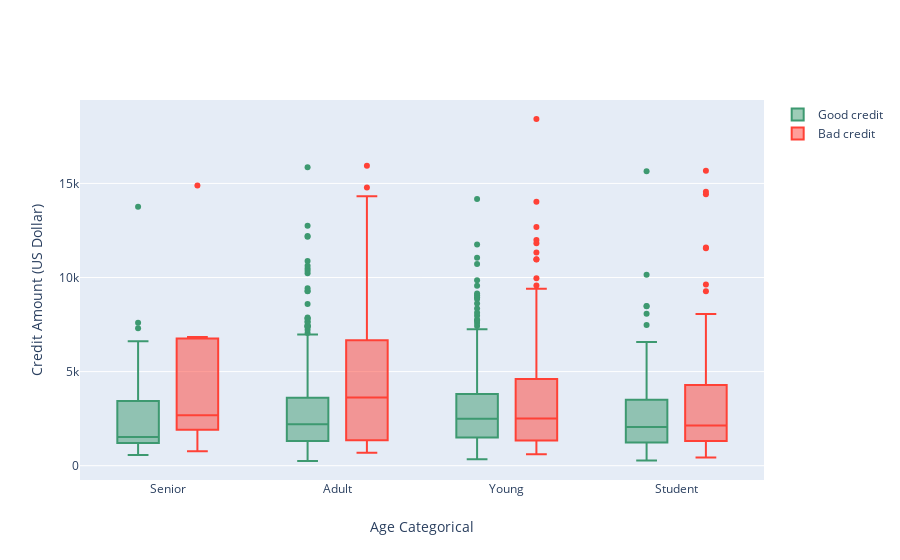

The cell this chart's notebook holds for it:
### Markdown cell above
### Check distribution of categorical age variable Vs risk by plotting Box-Plot

### Code cell
trace0 = go.Box(
    y=df_good["Credit amount"],
    x=df_good["Age_cat"],
    name='Good credit',
    marker=dict(
        color='#3D9970'
    )
)

trace1 = go.Box(
    y=df_bad['Credit amount'],
    x=df_bad['Age_cat'],
    name='Bad credit',
    marker=dict(
        color='#FF4136'
    )
)
    
data = [trace0, trace1]

layout = go.Layout(
    yaxis=dict(
        title='Credit Amount (US Dollar)',
        zeroline=False
    ),
    xaxis=dict(
        title='Age Categorical'
    ),
    boxmode='group'
)
fig = go.Figure(data=data, layout=layout)

py.iplot(fig, filename='box-age-cat')

### Figure 1 — Plotly figure (JSON) as saved in the notebook; plotly's stock layout.template omitted (floating-point values rounded to 4 significant figures; data arrays with more than 128 entries replaced by an {"elided": "..."} marker saying what was removed)
{"data": [{"marker": {"color": "#3D9970"}, "name": "Good credit", "type": "box", "x": {"elided": "700 str values"}, "y": {"elided": "700 int values"}}, {"marker": {"color": "#FF4136"}, "name": "Bad credit", "type": "box", "x": {"elided": "300 str values"}, "y": {"elided": "300 int values"}}], "layout": {"boxmode": "group", "xaxis": {"title": {"text": "Age Categorical"}}, "yaxis": {"title": {"text": "Credit Amount (US Dollar)"}, "zeroline": false}}}
